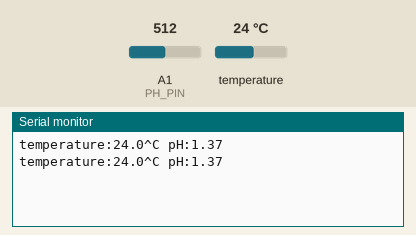
Simulated run of this sketch. Board: Arduino Uno, built with avr-gcc and run on an emulated ATmega328P. Shown: the last lines printed to the serial monitor. The test bench sets the inputs (shaded band); at power-on: temperature 24 °C, A1 (PH_PIN) = 512.

Above: at 2.8 s.
2.9 s: temperature set to 12 °C
At 4.2 s:
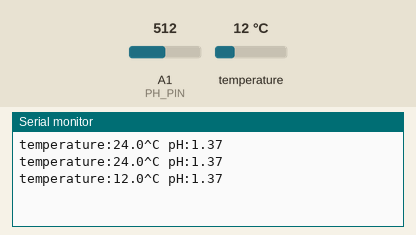
4.4 s: A1 (PH_PIN) set to 716
At 5.6 s:
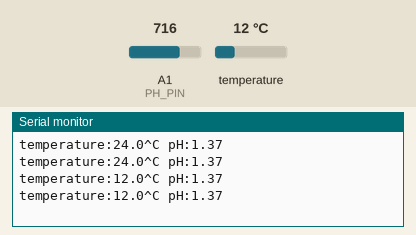
5.9 s: temperature set to 19 °C
At 5.9 s:
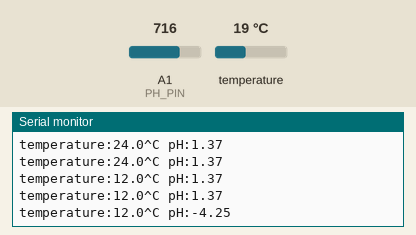
7.4 s: A1 (PH_PIN) set to 900
At 8.3 s:
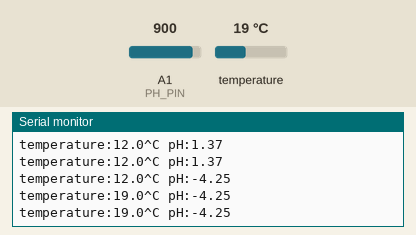
Timing chart, 0 to 9.9 s (numbered marks = the images above; inputs shaded):
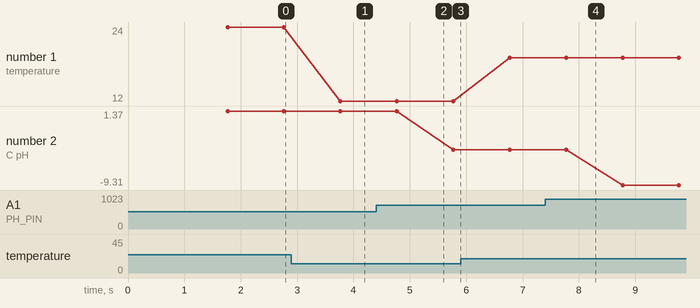

Measured:
- after the input at 2.9 s, the serial monitor: prints a new line after 0.87 s (image 1)
- plotted number 1: 24 → 12 after the input at 2.9 s, 12 → 19 after the input at 5.9 s
- plotted number 2: 1.37 → -4.25 after the input at 4.4 s, -4.25 → -9.31 after the input at 7.4 s

The sketch:

ph_calibration.ino
```cpp
// (licence header left out)
#include "DFRobot_PH.h"
#include <EEPROM.h>

#include <OneWire.h>
#include <DallasTemperature.h>


#define PH_PIN A1

#define ONE_WIRE_BUS 5

float voltage,phValue,temperature = 25;
DFRobot_PH ph;

OneWire oneWire(ONE_WIRE_BUS);
DallasTemperature sensors(&oneWire);

float celcius = 0;
float fahrenheit = 0;
char celcius_char[50];

void setup()
{
Serial.begin(115200);
ph.begin();
}

void loop()
{
static unsigned long timepoint = millis();
if(millis()-timepoint>1000U) //time interval: 1s
{
timepoint = millis();
voltage = analogRead(PH_PIN)/1024.0*5000; // read the voltage
temperature = readTemperature(); // read your temperature sensor to execute temperature compensation
phValue = ph.readPH(voltage,temperature); // convert voltage to pH with temperature compensation
Serial.print("temperature:");
Serial.print(temperature,1);
Serial.print("^C pH:");
Serial.println(phValue,2);
}
ph.calibration(voltage,temperature); // calibration process by Serail CMD
}

float readTemperature()
{
//add your code here to get the temperature from your temperature sensor

 sensors.requestTemperatures();
 celcius = sensors.getTempCByIndex(0);
 fahrenheit = sensors.toFahrenheit(celcius);

 String celcius_str = String(celcius);
 celcius_str.toCharArray(celcius_char, celcius_str.length() + 1);
 return celcius;
}
```
